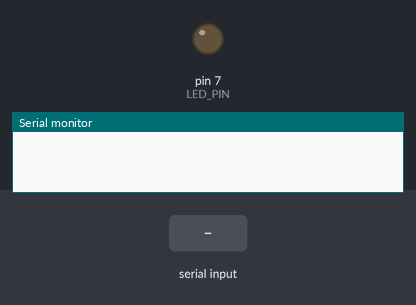
A sketch run on a simulated Arduino Uno, built with avr-gcc and run on an emulated ATmega328P. Parts: output pins drawn as LEDs (lit = HIGH), the last lines printed to the serial monitor. The inputs (shaded band) are chosen by the test bench.

Above: at 1.2 s.
1.3 s: "x" received over the second serial link
At 1.8 s:
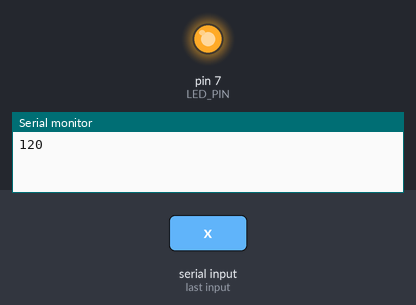
Timing chart, 0 to 4.3 s (numbered marks = the images above; inputs shaded):
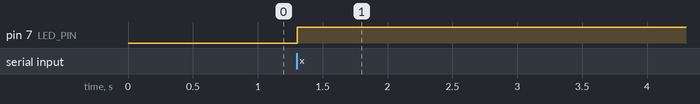

The sketch:

serial.ino
```cpp
#include <SoftwareSerial.h>

#define LED_PIN 7
#define ON 1
#define OFF 0
#define TX 9
#define RX 8

int state = OFF;
int receivedByte;

SoftwareSerial bluetooth(RX, TX);

void setup()
{
  pinMode(LED_PIN, OUTPUT);
  digitalWrite(LED_PIN, LOW);
  pinMode(RX, INPUT);
  pinMode(TX, OUTPUT);

  bluetooth.begin(38400);
  Serial.begin(9600, SERIAL_8N1);
}

void loop()
{
  if (bluetooth.available() > 0)
  {
    receivedByte = bluetooth.read();
    Serial.println(receivedByte, DEC);
    Serial.flush();
    // Serial.println(bluetooth.available(), DEC);
  }
  if(receivedByte == 120)
  {
    digitalWrite(LED_PIN, HIGH);
    Serial.flush();
  }
  else if(receivedByte == 0)
  {
    digitalWrite(LED_PIN, LOW);
    Serial.flush();
  }
  else if(receivedByte == 248)
  {
    Serial.println("meres");
    Serial.flush();
  }
  if(Serial.available() > 0)
  {
    digitalWrite(LED_PIN, HIGH);
    bluetooth.write(Serial.read());
    delay(10);
    digitalWrite(LED_PIN, LOW);
  }
}
```

Measured:
- after the input at 1.3 s, pin 7 (LED_PIN): LOW → HIGH at once
